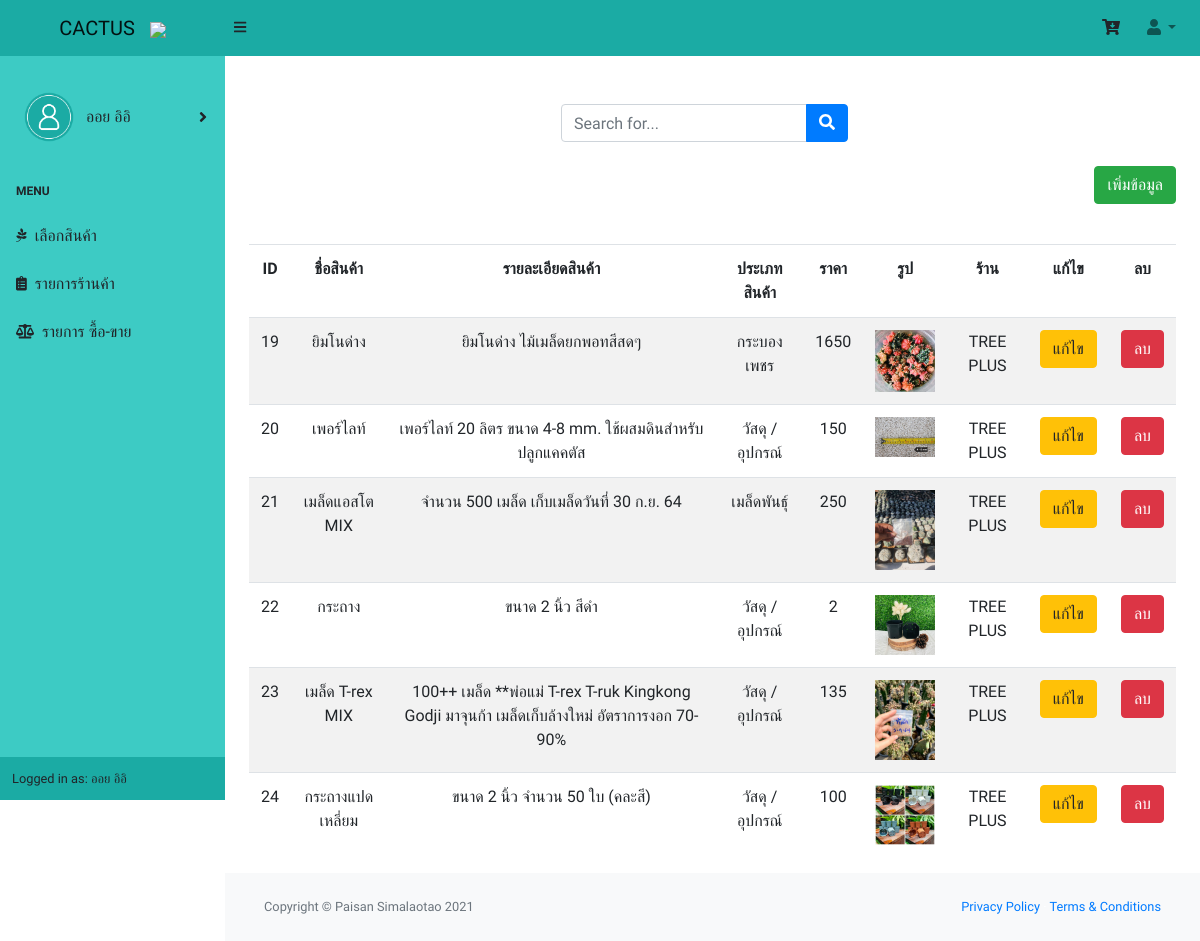
Page /show_product.php?val=12 (signed in) on the committed database.
### tables this page shows
CREATE TABLE `product` (
  `product_id` int(11) NOT NULL,
  `product_name` varchar(50) DEFAULT NULL,
  `product_details` varchar(200) DEFAULT NULL,
  `product_type` int(11) DEFAULT NULL,
  `product_price` varchar(7) DEFAULT NULL,
  `product_img` varchar(50) DEFAULT NULL,
  `shop_id` int(11) DEFAULT NULL
);

CREATE TABLE `product_type` (
  `product_type_id` int(11) NOT NULL,
  `product_type_name` varchar(20) DEFAULT NULL
);

CREATE TABLE `shop` (
  `shop_id` int(11) NOT NULL,
  `shop_name` varchar(20) DEFAULT NULL,
  `person_authen_id` int(11) NOT NULL,
  `bank_account` varchar(20) DEFAULT NULL,
  `bank_account_number` varchar(10) DEFAULT NULL,
  `provinces` varchar(2) NOT NULL,
  `amphures` varchar(5) NOT NULL,
  `districts` varchar(6) NOT NULL,
  `zip_code` varchar(5) NOT NULL,
  `address_details` varchar(50) NOT NULL
);

### show_product.php (the view, shortened to what this page needs)
<!DOCTYPE html>
<?php
    include "./connect/conn.php";
    include "./include/body.php";
?>
<html lang="en">
    <head>
        <link href="./css/styles2.css" rel="stylesheet" />
        <link href="https://cdn.datatables.net/1.10.20/css/dataTables.bootstrap4.min.css" rel="stylesheet" />
    </head>
<br>
    <center>
    <form class="d-none d-md-inline-block form-inline ml-auto mr-0 mr-md-3 my-2 my-md-0" id="form1" name="form1" action="show_shop.php" method="POST">
        <div class="input-group">
            <input class="form-control" type="text" placeholder="Search for..." aria-label="Search" aria-describedby="basic-addon2" id="search" name="search" autocomplete="off" />
            <div class="input-group-append">
                <button type="submit" class="btn btn-primary" type="button"><i class="fas fa-search"></i></button>
            </div>
        </div>
    </form>
    </center>
    <br>
    <?php
        $shop = $_GET['val'];
        $shop_id = $_SESSION['shop_id'];
        if ($_SESSION['ses_person_status'] == 'Admin'){
            $sql = "SELECT product.*, product_type.* , shop.shop_name FROM product INNER JOIN product_type INNER JOIN shop ON shop.shop_id = product.shop_id WHERE product.product_type = product_type.product_type_id";
        }
        else{
            $sql = "SELECT product.*, product_type.* , shop.shop_name FROM product INNER JOIN product_type INNER JOIN shop ON shop.shop_id = product.shop_id AND product.product_type = product_type.product_type_id WHERE shop.shop_id = ' $shop_id'";
        }
        if ($shop != ''){
            $sql = "SELECT product.*, product_type.* , shop.shop_name FROM product INNER JOIN product_type INNER JOIN shop ON shop.shop_id = product.shop_id AND product.product_type = product_type.product_type_id WHERE shop.shop_id = ' $shop'";
        }
       if($_SESSION['ses_person_status'] == 'User'){
        echo "<p align='right'><a href='insert_product.php' class='btn btn-success' role='button'>เพิ่มข้อมูล</a></p>";
       }
        $result = $conn->query($sql);
        if ($result->num_rows > 0) {
            echo "<br>";
            echo "<table class='table table-striped table-hover' width='80%' align='center'>";
            echo "<thead>";
            echo "<tr>";
                echo "<td><center><b>ID</b></center></td>";
                echo "<td><center><b>ชื่อสินค้า</b></center></td>";
                echo "<td><center><b>รายละเอียดสินค้า</b></center></td>";
                echo "<td><center><b>ประเภทสินค้า</b></center></td>";
                echo "<td><center><b>ราคา</b></center></td>";
                echo "<td><center><b>รูป</b></center></td>";
                echo "<td><center><b>ร้าน</b></center></td>";
                echo "<td><center><b>แก้ไข</b></center></td>";
                echo "<td><center><b>ลบ</b></center></td>";
            echo "</tr>";
            echo "</thead>";
            while($result_array = $result->fetch_assoc()) {
                echo "<tr>";
                    echo "<td><center>".$result_array['product_id']."</center></td>";
                    echo "<td><center>".$result_array['product_name']."</center></td>";
                    echo "<td><center>".$result_array['product_details']."</center></td>";
                    echo "<td><center>".$result_array['product_type_name']."</center></td>";
                    echo "<td><center>".$result_array['product_price']."</center></td>";
                    echo "<td><center><img src='".$result_array['product_img']."' width='60'></center></td>";
                    echo "<td><center>".$result_array['shop_name']."</center></td>";
                    echo "<td><center><a href='update_product.php?val=".$result_array['product_id']."'target='_self' class='btn btn-warning' role='button'>แก้ไข</a></center></td>";
                    echo "<td><center><a href='exec.php?val=".md5($result_array['product_id'])."&chk=delete_product'target='_self'onclick='return confirm(\"ยืนยันการลบข้อมูล\")' class='btn btn-danger' role='button'>ลบ</a></center></td>";
                echo "</tr>";
            }
            echo "</table>";
        }else{
            echo "<center>ไม่พบข้อมูล</center>";
        }
?>
                <footer class="py-4 bg-light mt-auto">
                    <div class="container-fluid">
                        <div class="d-flex align-items-center justify-content-between small">
                            <div class="text-muted">Copyright &copy; Paisan Simalaotao 2021</div>
                            <div>
                                <a href="#">Privacy Policy</a>
                                &middot;
                                <a href="#">Terms &amp; Conditions</a>
                            </div>
                        </div>
                    </div>
                </footer>
    </body>
</html>

### show_product.php (style rules this page uses)
body { font-family: 'Athiti', sans-serif; }
table { font-family: 'Athiti', sans-serif; font-size:medium; }
footer { background-color: #555; color: white; padding: 15px; }

### rows in the picture
product: product_id "19", product_name "ยิมโนด่าง", product_details "ยิมโนด่าง ไม้เมล็ดยกพอทสีสดๆ", product_type.product_type_name "กระบองเพชร", product_price "1650", product_img (picture), shop.shop_name "TREE PLUS"
product: product_id "20", product_name "เพอร์ไลท์", product_details "เพอร์ไลท์ 20 ลิตร ขนาด 4-8 mm. ใช้ผสมดินสำหรับปลูกแคคตัส", product_type.product_type_name "วัสดุ / อุปกรณ์", product_price "150", product_img (picture), shop.shop_name "TREE PLUS"
product: product_id "21", product_name "เมล็ดแอสโต MIX", product_details "จำนวน 500 เมล็ด เก็บเมล็ดวันที่ 30 ก.ย. 64", product_type.product_type_name "เมล็ดพันธุ์", product_price "250", product_img (picture), shop.shop_name "TREE PLUS"
product: product_id "22", product_name "กระถาง", product_details "ขนาด 2 นิ้ว สีดำ", product_type.product_type_name "วัสดุ / อุปกรณ์", product_price "2", product_img (picture), shop.shop_name "TREE PLUS"
product: product_id "23", product_name "เมล็ด T-rex MIX", product_details "100++ เมล็ด **พ่อแม่ T-rex T-ruk Kingkong Godji มาจุนก้า เมล็ดเก็บล้างใหม่ อัตราการงอก 70-90%", product_type.product_type_name "วัสดุ / อุปกรณ์", product_price "135", product_img (picture), shop.shop_name "TREE PLUS"
product: product_id "24", product_name "กระถางแปดเหลี่ยม", product_details "ขนาด 2 นิ้ว จำนวน 50 ใบ (คละสี)", product_type.product_type_name "วัสดุ / อุปกรณ์", product_price "100", product_img (picture), shop.shop_name "TREE PLUS"

### other values in the picture
$_SESSION['ses_person_fname'] "ออย"
$_SESSION['ses_person_lname'] "อิอิ"
